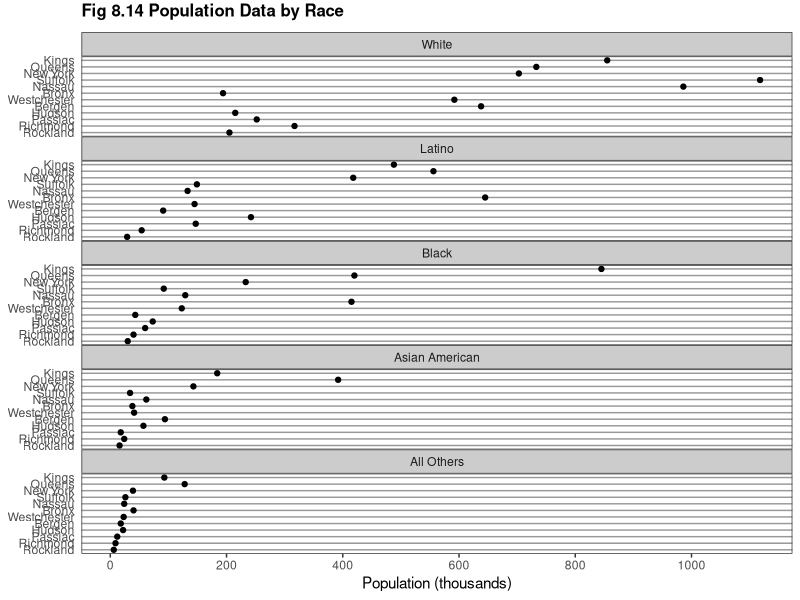
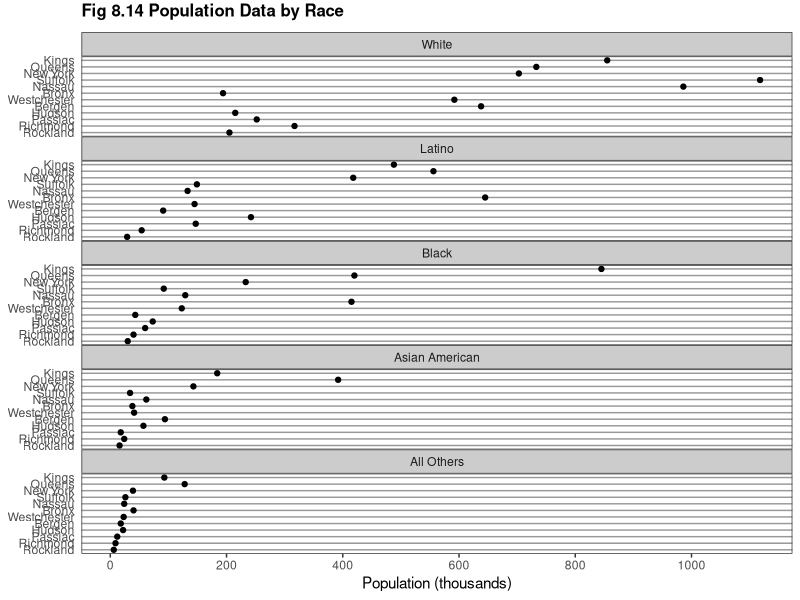

Recreate these plots in R, in order.
library(ggplot2)
library(grid)
library(reshape2)

this_base <- "fig08-14_population-data-by-race"

my_data <- data.frame(
  Race = c("White", "Latino", "Black", "Asian American", "All Others"),
  Bronx = c(194000, 645000, 415000, 38000, 40000),
  Kings = c(855000, 488000, 845000, 184000, 93000),
  New.York = c(703000, 418000, 233000, 143000, 39000),
  Queens = c(733000, 556000, 420000, 392000, 128000),
  Richmond = c(317000, 54000, 40000, 24000, 9000),
  Nassau = c(986000, 133000, 129000, 62000, 24000),
  Suffolk = c(1118000, 149000, 92000, 34000, 26000),
  Westchester = c(592000, 145000, 123000, 41000, 23000),
  Rockland = c(205000, 29000, 30000, 16000, 6000),
  Bergen = c(638000, 91000, 43000, 94000, 18000),
  Hudson = c(215000, 242000, 73000, 57000, 22000),
  Passiac = c(252000, 147000, 60000, 18000, 12000))

my_data_long <- melt(my_data, id = "Race",
                     variable.name = "county", value.name = "population")

my_data_long$county <- factor(
  my_data_long$county, rev(c("Kings", "Queens", "New.York", "Suffolk", 
                          "Nassau", "Bronx", "Westchester", "Bergen", 
                          "Hudson", "Passiac", "Richmond", "Rockland")))

my_data_long$Race <-
  factor(my_data_long$Race, c("White", "Latino", "Black",
                              "Asian American", "All Others"))

p <- ggplot(my_data_long, aes(x = population / 1000, y = county)) +
  geom_point() +
  facet_wrap(~ Race, ncol = 1) +
  scale_x_continuous(breaks = seq(0, 1000, 200)) + 
  labs(x = "Population (thousands)", y = NULL) + 
  ggtitle("Fig 8.14 Population Data by Race") +
  theme_bw() +
  theme(panel.grid.major.y = element_line(colour = "grey60"), 
        panel.grid.major.x = element_blank(),
        panel.grid.minor = element_blank(),
        panel.margin = unit(0, "lines"),
        plot.title = element_text(size = rel(1.1), face = "bold", vjust = 2),
        strip.background = element_rect(fill = "grey80"),
        axis.ticks.y = element_blank())

p

ggsave(paste0(this_base, ".png"), 
       p, width = 6, height = 8)

